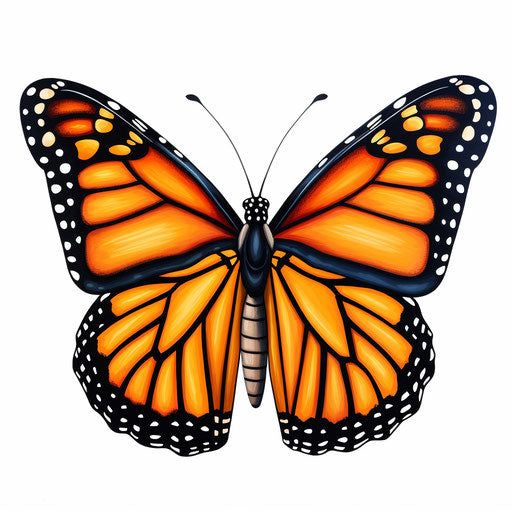
#> input picture media/butterfly_gold3.jpg, 512 x 512 px
$ python New_image_blending.py
#> lines starting #> are read from the running program, lines starting #| are printed output that depends on the picture
import cv2 as cv
import numpy as np,sys

A = cv.imread('media/butterfly_gold3.jpg')
#> A is the input picture: shape (512, 512, 3); mean B, G, R 156, 176.3, 199.2
B = cv.imread('media/butterfly_pink.jpg')
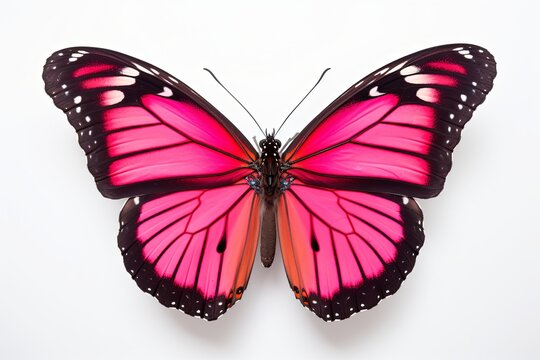
#> input picture media/butterfly_pink.jpg, 540 x 360 px
#> B is the input picture: shape (360, 540, 3); mean B, G, R 182.7, 168.2, 208.8
A= cv.resize(A, (512,512))
B = cv.resize(B, (512,512))
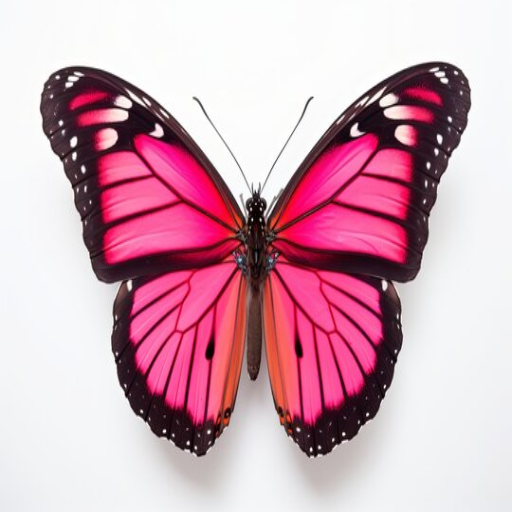
#> B: shape (512, 512, 3); mean B, G, R 182.6, 168.2, 208.8

assert A is not None, "file could not be read, check with os.path.exists()"
assert B is not None, "file could not be read, check with os.path.exists()"

# generate Gaussian pyramid for A
G = A.copy()
gpA = [G]
for i in range(6):
    G = cv.pyrDown(G)
    gpA.append(G)
#> this loop made 6 passes
#> pass 3, `G = cv.pyrDown(G)`:
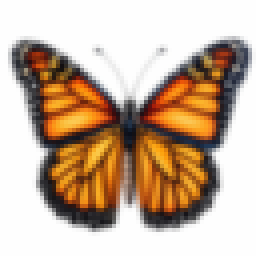
#> G: shape (64, 64, 3) (shown 4 times larger); mean B, G, R 156, 176.3, 199.2
#> after the loop, gpA = 7 items

# generate Gaussian pyramid for B
G = B.copy()
gpB = [G]
for i in range(6):
    G = cv.pyrDown(G)
    gpB.append(G)
#> this loop made 6 passes
#> pass 3, `G = cv.pyrDown(G)`:
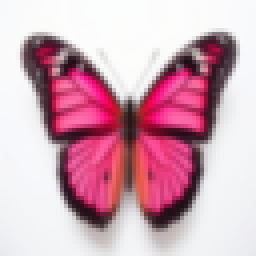
#> G: shape (64, 64, 3) (shown 4 times larger); mean B, G, R 182.7, 168.3, 208.9
#> after the loop, gpB = 7 items

# generate Laplacian Pyramid for A
lpA = [gpA[5]]
for i in range(5,0,-1):
    GE = cv.pyrUp(gpA[i])
    L = cv.subtract(gpA[i-1],GE)
    lpA.append(L)
#> after the loop, lpA = 6 items

# generate Laplacian Pyramid for B
lpB = [gpB[5]]
for i in range(5,0,-1):
    GE = cv.pyrUp(gpB[i])
    L = cv.subtract(gpB[i-1],GE)
    lpB.append(L)
#> after the loop, lpB = 6 items

# Now add left and right halves of images in each level
LS = []
for la,lb in zip(lpA,lpB):
    rows,cols,dpt = la.shape
    ls = np.hstack((la[:,0:cols//2], lb[:,cols//2:]))
    LS.append(ls)
#> this loop made 6 passes
#> (rows, cols) on passes 1 to 6: (16, 16), (32, 32), (64, 64), (128, 128), (256, 256), (512, 512)
#> pass 3, `ls = np.hstack((la[:,0:cols//2], lb[:,cols//2:]))`:
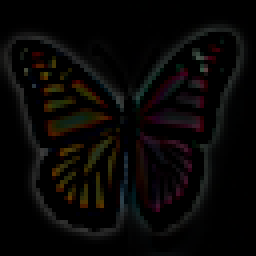
#> ls: shape (64, 64, 3) (shown 4 times larger); mean of channels 0, 1, 2 5.6, 6.8, 8.3; drawn as B, G, R
#> after the loop, LS = 6 items

# now reconstruct
ls_ = LS[0]
for i in range(1,6):
    ls_ = cv.pyrUp(ls_)
    ls_ = cv.add(ls_, LS[i])
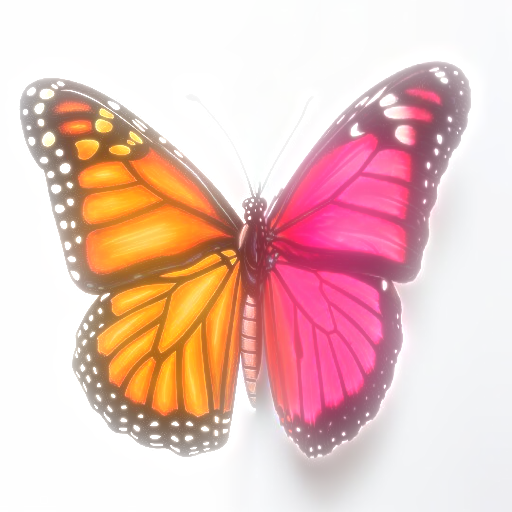
#> ls_: shape (512, 512, 3); mean of channels 0, 1, 2 192.2, 197.7, 233.9; drawn as B, G, R

# image with direct connecting each half
real = np.hstack((A[:,:cols//2],B[:,cols//2:]))
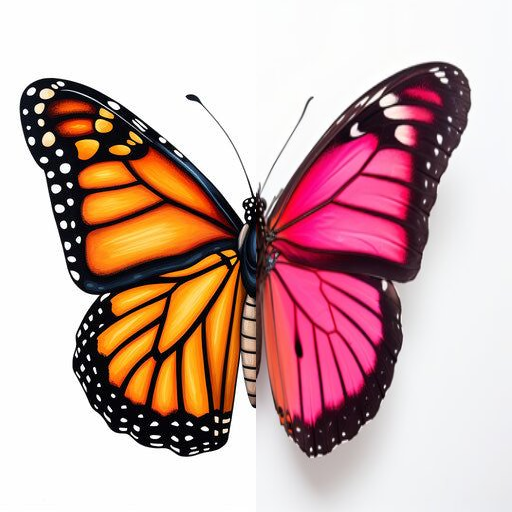
#> real: shape (512, 512, 3); mean B, G, R 168.6, 171.4, 203.2

cv.imshow('Pyramid_blending2.jpg',ls_)
cv.imshow('Direct_blending.jpg',real)
cv.waitKey(0)
cv.destroyAllWindows()
